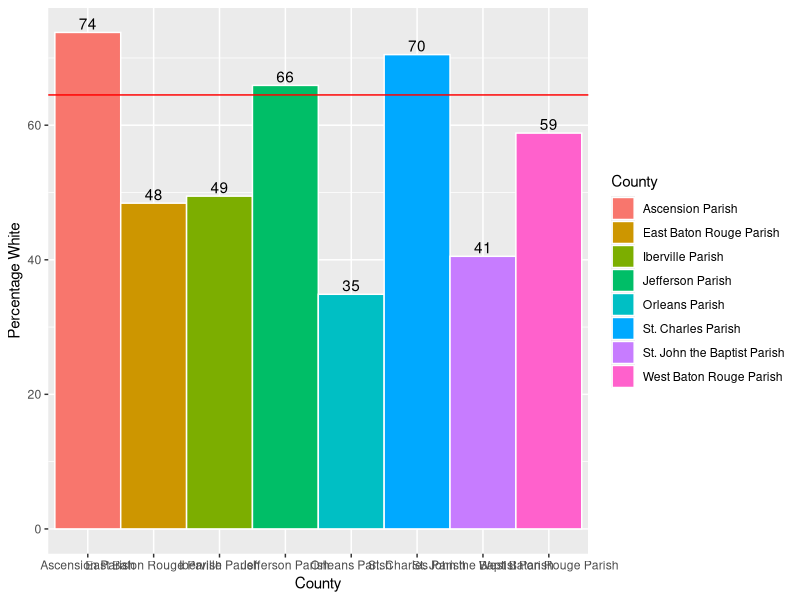

This figure's R source:
## ---- chunk 1
knitr::opts_chunk$set(echo = FALSE, message = FALSE, warning = FALSE)
## ---- chunk 2

# Attaching Packages
library(dplyr)
library(ggplot2)
library(tidyr)

## ---- chunk 3

# Loading Race and Heatlh Datasets
hdat <- read.csv("../Data/R11371317_SL050.csv")
racedat <- read.csv("../Data/cc-est2018-alldata-22.csv")

# Organizing Race Dataset for Louisiana
racedat1 <- racedat %>% 
  filter(YEAR == 9,
         AGEGRP == 0) %>% 
  group_by(COUNTY) %>% 
  mutate(White = sum(WA_MALE, WA_FEMALE),
         Minority = TOT_POP - White,
         Perc_White = (White / TOT_POP) * 100,
         Perc_Minority = (Minority / TOT_POP) * 100) %>% 
  ungroup() %>% 
  select(STNAME, CTYNAME, TOT_POP, White, 
         Minority, Perc_White, Perc_Minority) %>% 
  mutate(LA_POP = sum(TOT_POP),
         LA_White_Perc = mean(Perc_White))

# Creating Race Dataset for only Cancer Alley
CAracedat1 <- racedat1  %>% 
           filter(CTYNAME %in% c("East Baton Rouge Parish", 
                                "West Baton Rouge Parish",
                                "Ascension Parish",
                                "St. John the Baptist Parish",
                                "Iberville Parish",
                                "St. Charles Parish",
                                "Jefferson Parish",
                                "Orleans Parish"))
## ---- chunk 4

# Generating bar plot comparing percentage white populations in Cancer Alley
ggplot(CAracedat1, aes(x = CTYNAME, y = Perc_White, fill = CTYNAME)) +
   geom_bar(stat="identity", width=1, color="white")  +
   labs(x = "County", y = "Percentage White", fill = "County") +
   geom_abline(slope = 0, intercept = 64.5, col = "red") +
   geom_text(aes(label= round(Perc_White)), 
             position=position_dodge(width=0.9), vjust=-0.25)
